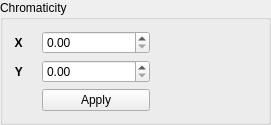
    <widget class="QGroupBox" name="groupBox">
     <property name="title">
      <string>Chromaticity</string>
     </property>
     <layout class="QGridLayout" name="gridLayout">
      <item row="3" column="1">
       <widget class="PyDMPushButton" name="PyDMPushButton_SetNewRef_3">
        <property name="sizePolicy">
         <sizepolicy hsizetype="Expanding" vsizetype="Fixed">
          <horstretch>0</horstretch>
          <verstretch>0</verstretch>
         </sizepolicy>
        </property>
        <property name="minimumSize">
         <size>
          <width>108</width>
          <height>0</height>
         </size>
        </property>
        <property name="maximumSize">
         <size>
          <width>16777215</width>
          <height>16777215</height>
         </size>
        </property>
        <property name="toolTip">
         <string/>
        </property>
        <property name="whatsThis">
         <string>
    Basic PushButton to send a fixed value.

    The PyDMPushButton is meant to hold a specific value, and send that value
    to a channel when it is clicked, much like the MessageButton does in EDM.
    The PyDMPushButton works in two different modes of operation, first, a
    fixed value can be given to the :attr:`.pressValue` attribute, whenever the
    button is clicked a signal containing this value will be sent to the
    connected channel. This is the default behavior of the button. However, if
    the :attr:`.relativeChange` is set to True, the fixed value will be added
    to the current value of the channel. This means that the button will
    increment a channel by a fixed amount with every click, a consistent
    relative move

    Parameters
    ----------
    pressValue : int, float, str
        Value to be sent when the button is clicked

    channel : str
        ID of channel to manipulate

    parent : QObject, optional
        Parent of PyDMPushButton

    label : str, optional
        String to place on button

    icon : QIcon, optional
        An Icon to display on the PyDMPushButton


    relative : bool, optional
        Choice to have the button peform a relative put, instead of always
        setting to an absolute value
    </string>
        </property>
        <property name="styleSheet">
         <string notr="true">min-width:7.05em;</string>
        </property>
        <property name="text">
         <string>Apply</string>
        </property>
        <property name="channel" stdset="0">
         <string>${PREFIX}SI-Glob:AP-ChromCorr:ApplyDelta-Cmd</string>
        </property>
        <property name="pressValue" stdset="0">
         <string>0</string>
        </property>
       </widget>
      </item>
      <item row="1" column="1">
       <widget class="PyDMSpinbox" name="PyDMSpinbox">
        <property name="sizePolicy">
         <sizepolicy hsizetype="Expanding" vsizetype="Fixed">
          <horstretch>0</horstretch>
          <verstretch>0</verstretch>
         </sizepolicy>
        </property>
        <property name="minimumSize">
         <size>
          <width>103</width>
          <height>0</height>
         </size>
        </property>
        <property name="toolTip">
         <string/>
        </property>
        <property name="whatsThis">
         <string>
    A QDoubleSpinBox with support for Channels and more from PyDM.

    Parameters
    ----------
    parent : QWidget
        The parent widget for the Label
    init_channel : str, optional
        The channel to be used by the widget.
    </string>
        </property>
        <property name="styleSheet">
         <string notr="true">min-width:6.45em;</string>
        </property>
        <property name="channel" stdset="0">
         <string>${PREFIX}SI-Glob:AP-ChromCorr:ChromX-SP</string>
        </property>
        <property name="showStepExponent" stdset="0">
         <bool>false</bool>
        </property>
       </widget>
      </item>
      <item row="1" column="0">
       <widget class="QLabel" name="label_4">
        <property name="sizePolicy">
         <sizepolicy hsizetype="Preferred" vsizetype="Preferred">
          <horstretch>0</horstretch>
          <verstretch>0</verstretch>
         </sizepolicy>
        </property>
        <property name="minimumSize">
         <size>
          <width>0</width>
          <height>0</height>
         </size>
        </property>
        <property name="styleSheet">
         <string notr="true">font-weight:bold;
</string>
        </property>
        <property name="text">
         <string>X    </string>
        </property>
        <property name="alignment">
         <set>Qt::AlignRight|Qt::AlignTrailing|Qt::AlignVCenter</set>
        </property>
       </widget>
      </item>
      <item row="2" column="0">
       <widget class="QLabel" name="label_5">
        <property name="sizePolicy">
         <sizepolicy hsizetype="Preferred" vsizetype="Preferred">
          <horstretch>0</horstretch>
          <verstretch>0</verstretch>
         </sizepolicy>
        </property>
        <property name="minimumSize">
         <size>
          <width>0</width>
          <height>0</height>
         </size>
        </property>
        <property name="styleSheet">
         <string notr="true">font-weight:bold;
</string>
        </property>
        <property name="text">
         <string>Y    </string>
        </property>
        <property name="alignment">
         <set>Qt::AlignRight|Qt::AlignTrailing|Qt::AlignVCenter</set>
        </property>
       </widget>
      </item>
      <item row="2" column="1">
       <widget class="PyDMSpinbox" name="PyDMSpinbox1">
        <property name="sizePolicy">
         <sizepolicy hsizetype="Expanding" vsizetype="Fixed">
          <horstretch>0</horstretch>
          <verstretch>0</verstretch>
         </sizepolicy>
        </property>
        <property name="minimumSize">
         <size>
          <width>103</width>
          <height>0</height>
         </size>
        </property>
        <property name="toolTip">
         <string/>
        </property>
        <property name="whatsThis">
         <string>
    A QDoubleSpinBox with support for Channels and more from PyDM.

    Parameters
    ----------
    parent : QWidget
        The parent widget for the Label
    init_channel : str, optional
        The channel to be used by the widget.
    </string>
        </property>
        <property name="styleSheet">
         <string notr="true">min-width:6.45em;</string>
        </property>
        <property name="channel" stdset="0">
         <string>${PREFIX}SI-Glob:AP-ChromCorr:ChromY-SP</string>
        </property>
        <property name="showStepExponent" stdset="0">
         <bool>false</bool>
        </property>
       </widget>
      </item>
      <item row="2" column="2">
       <widget class="PyDMLabel" name="PyDMLabel_33">
        <property name="sizePolicy">
         <sizepolicy hsizetype="Expanding" vsizetype="Preferred">
          <horstretch>0</horstretch>
          <verstretch>0</verstretch>
         </sizepolicy>
        </property>
        <property name="minimumSize">
         <size>
          <width>101</width>
          <height>0</height>
         </size>
        </property>
        <property name="toolTip">
         <string/>
        </property>
        <property name="whatsThis">
         <string>
    A QLabel with support for Channels and more from PyDM

    Parameters
    ----------
    parent : QWidget
        The parent widget for the Label
    init_channel : str, optional
        The channel to be used by the widget.
    </string>
        </property>
        <property name="styleSheet">
         <string notr="true">min-width:6.45em;</string>
        </property>
        <property name="frameShape">
         <enum>QFrame::NoFrame</enum>
        </property>
        <property name="frameShadow">
         <enum>QFrame::Plain</enum>
        </property>
        <property name="alignment">
         <set>Qt::AlignCenter</set>
        </property>
        <property name="channel" stdset="0">
         <string>${PREFIX}SI-Glob:AP-ChromCorr:ChromY-RB</string>
        </property>
       </widget>
      </item>
      <item row="1" column="2">
       <widget class="PyDMLabel" name="PyDMLabel_2">
        <property name="sizePolicy">
         <sizepolicy hsizetype="Expanding" vsizetype="Preferred">
          <horstretch>0</horstretch>
          <verstretch>0</verstretch>
         </sizepolicy>
        </property>
        <property name="minimumSize">
         <size>
          <width>101</width>
          <height>0</height>
         </size>
        </property>
        <property name="toolTip">
         <string/>
        </property>
        <property name="whatsThis">
         <string>
    A QLabel with support for Channels and more from PyDM

    Parameters
    ----------
    parent : QWidget
        The parent widget for the Label
    init_channel : str, optional
        The channel to be used by the widget.
    </string>
        </property>
        <property name="styleSheet">
         <string notr="true">min-width:6.45em;</string>
        </property>
        <property name="frameShape">
         <enum>QFrame::NoFrame</enum>
        </property>
        <property name="frameShadow">
         <enum>QFrame::Plain</enum>
        </property>
        <property name="alignment">
         <set>Qt::AlignCenter</set>
        </property>
        <property name="channel" stdset="0">
         <string>${PREFIX}SI-Glob:AP-ChromCorr:ChromX-RB</string>
        </property>
       </widget>
      </item>
     </layout>
    </widget>
